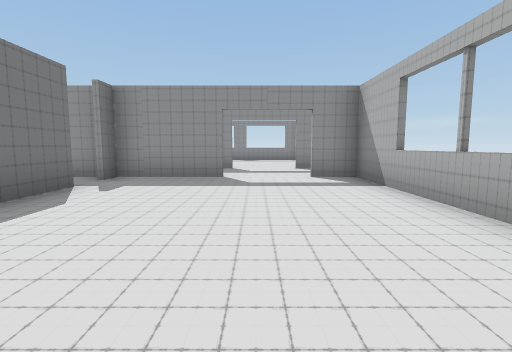
view 1 (above)

20 first-person views from a walk through a scene from a Unity 3-D project. The camera is 1.4 m above the floor, tilts 6° down and sees 85° across. Doors are open. The floor is counted in squares, 2.06 m on a side. Each view is taken from the middle of a square. On the plan, view 1 faces up. The plan holds only what a view shows up to about 9 squares ahead; the rest is blank. The player character is not drawn.

view 2
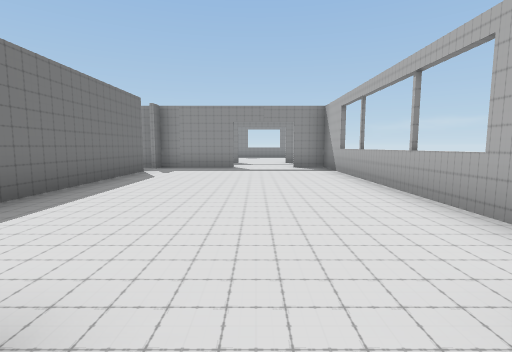

view 3
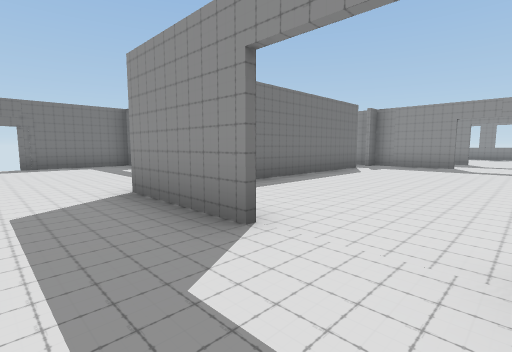

view 4
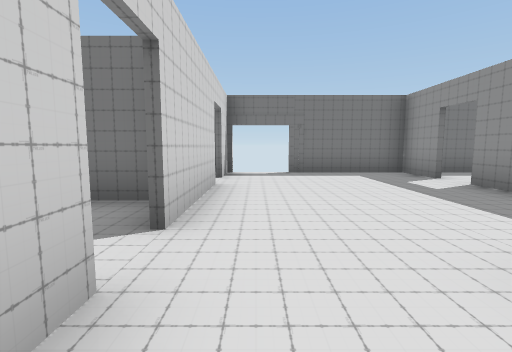

view 5
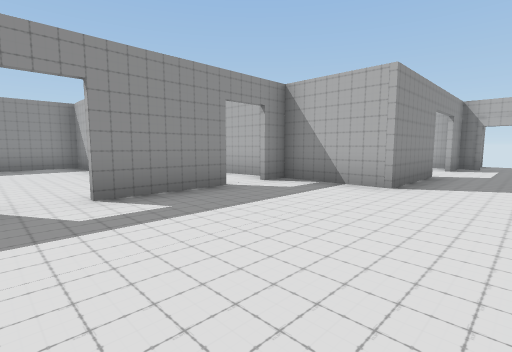

view 6
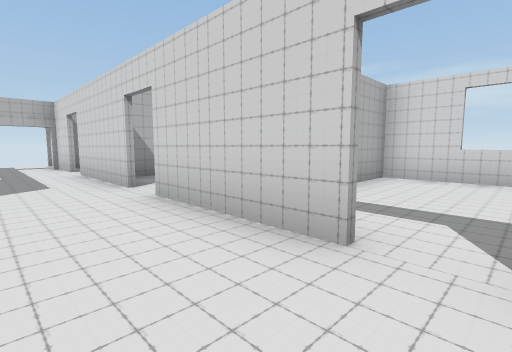

view 7
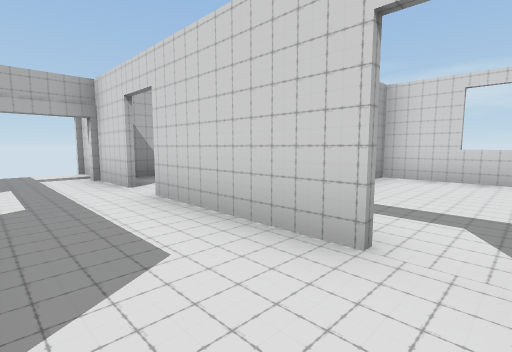

view 8
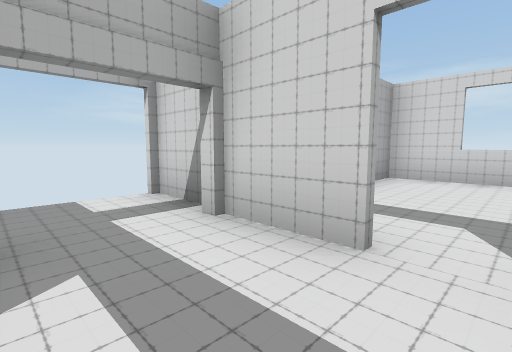

view 9
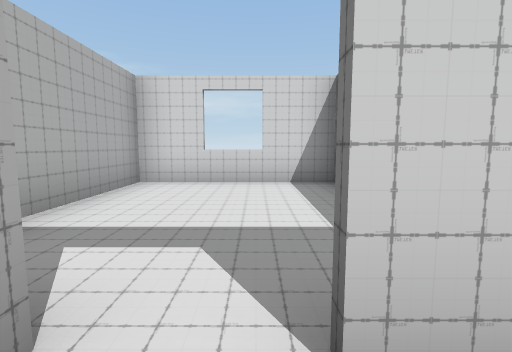

view 10
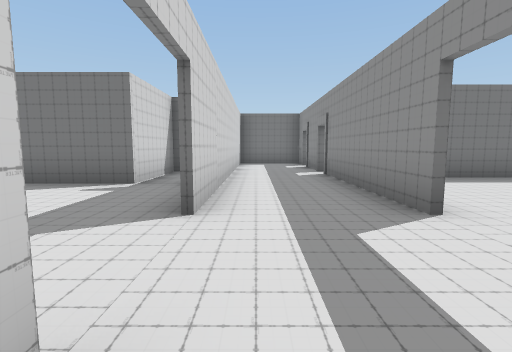

view 11
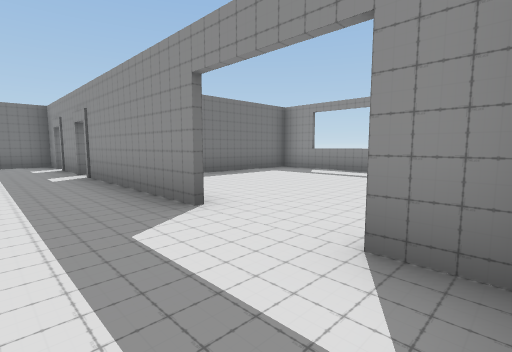

view 12
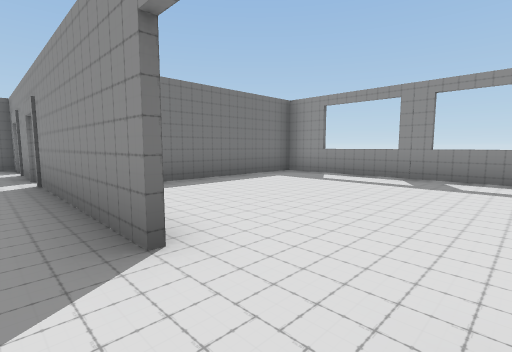

view 13
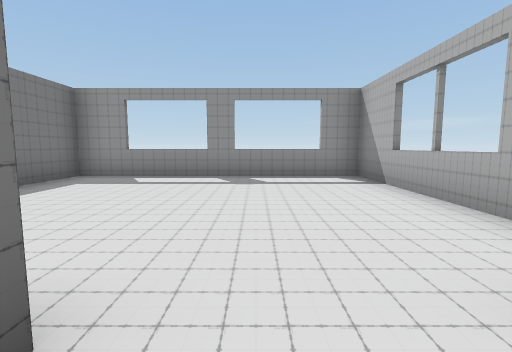

view 14
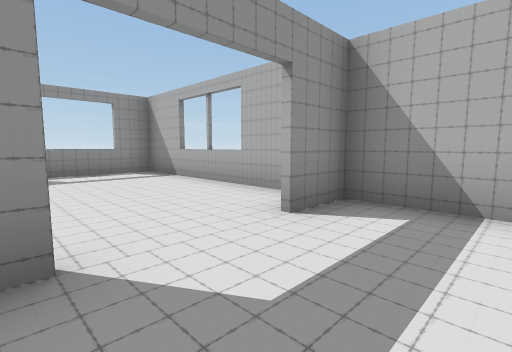

view 15
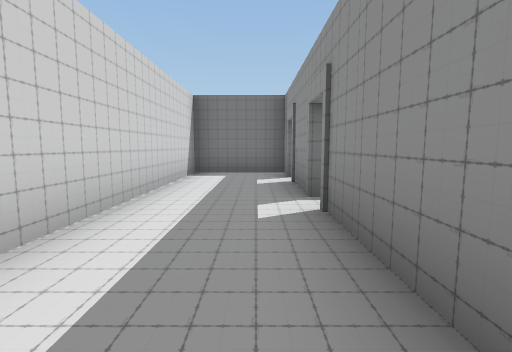

view 16
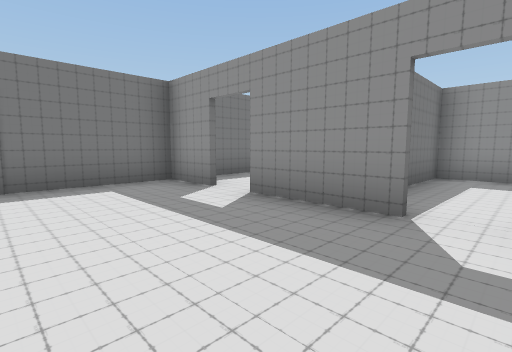

view 17
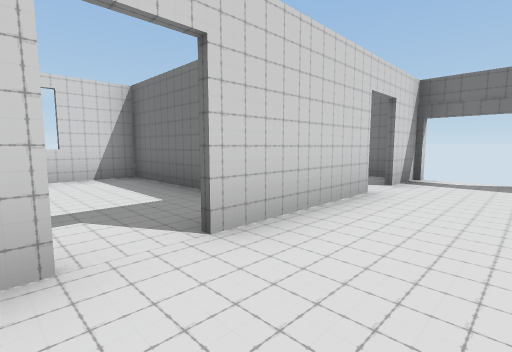

view 18
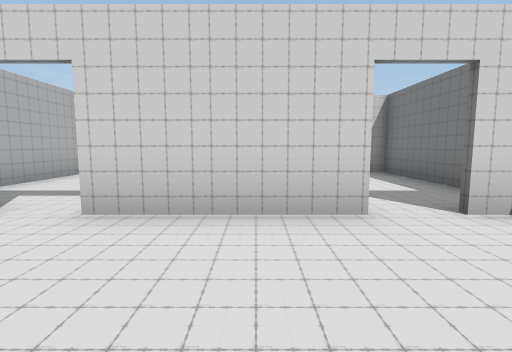

view 19
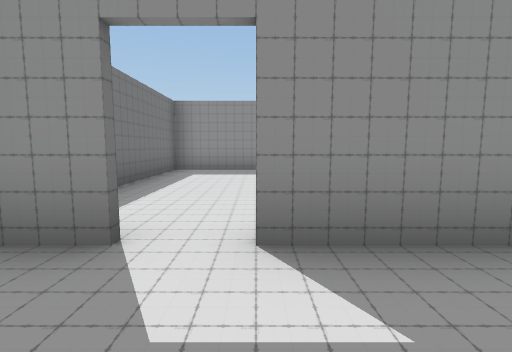

view 20
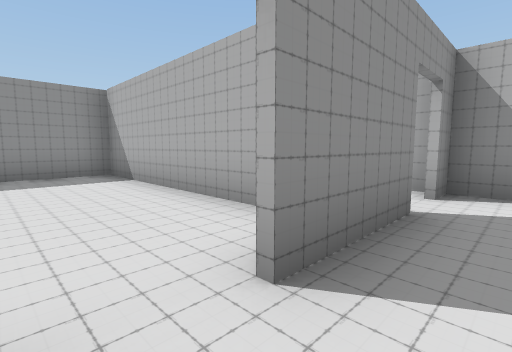

### Floor plan
Ten units are one square. View 1 is at (0, 0); x grows to the right and y downward. Boxes are objects, and circles mark ways between rooms. Rooms are numbered by the first view taken in them; rooms with no view inside come last. Other rooms are left out.
<svg viewBox="-101 -150 146 250">
<path fill="none" stroke="#000" d="M-31 -48 -31 -1M-6 -62 -31 -62M23 21 23 -62 12 -62M-34 48 -2 48M-72 48 -42 48M-48 1 -70 1M-79 1 -94 1M-8 24 -32 24 -32 1 -39 1M-96 48 -81 48M-94 -1 -94 31M6 48 25 48M23 30 23 24 11 24M-56 -88 -75 -88M-6 -88 -50 -88M-82 -88 -94 -88 -94 -64 -8 -64M23 -71 23 -88 13 -88M23 -98 23 -145 -41 -145 -41 -105M-19 94 23 94 23 46M-55 52 -55 94M-59 94 -19 94M-16 95 -16 55M-57 -12 -57 -62 -94 -62 -94 -1M-42 -46 -55 -46 -55 -25M-32 -1 -32 -20M-94 50 -94 94 -59 94M-57 95 -57 80M28 48 40 48"/>
<circle cx="5" cy="20" r="3" fill="#2a7"/>
<circle cx="-30" cy="-55" r="3" fill="#2a7"/>
<circle cx="5" cy="-60" r="3" fill="#2a7"/>
<circle cx="5" cy="50" r="3" fill="#2a7"/>
<circle cx="-40" cy="50" r="3" fill="#2a7"/>
<circle cx="-75" cy="0" r="3" fill="#2a7"/>
<circle cx="-45" cy="0" r="3" fill="#2a7"/>
<circle cx="-75" cy="50" r="3" fill="#2a7"/>
<circle cx="20" cy="35" r="3" fill="#2a7"/>
<circle cx="5" cy="-90" r="3" fill="#2a7"/>
<text x="0" y="-20">1</text>
<text x="-50" y="30">2</text>
<text x="-40" y="-80">3</text>
<text x="-10" y="-120">4</text>
<text x="0" y="70">5</text>
<text x="-40" y="70">6</text>
<text x="-80" y="-30">7</text>
<text x="-50" y="-30">8</text>
<text x="-80" y="70">9</text>
<text x="30" y="30">10</text>
</svg>
Room 1 opens to room 2. Room 1 opens to room 3. Room 2 opens to room 5. Room 2 opens to room 6. Room 2 opens to room 7. Room 2 opens to room 8. Room 2 opens to room 9. Room 2 opens to room 10. Room 3 opens to room 4.

Where each view was taken, in squares from view 1:
view 1: 0 up, 0 right, facing up
view 2: 3 down, 0 right, facing up
view 3: 4 down, 1 right, facing up-left
view 4: 4 down, 2 left, facing left
view 5: 4 down, 8 left, facing up-right
view 6: 3 down, 8 left, facing down-right
view 7: 3 down, 4 left, facing down-right
view 8: 3 down, 0 right, facing down-right
view 9: 4 down, 0 right, facing down
view 10: 7 up, 2 right, facing left
view 11: 7 up, 2 right, facing up-left
view 12: 8 up, 1 right, facing up-left
view 13: 8 up, 0 right, facing up
view 14: 7 up, 1 left, facing up-right
view 15: 8 up, 2 left, facing left
view 16: 3 down, 4 left, facing up-left
view 17: 3 down, 3 left, facing down-left
view 18: 2 down, 6 left, facing down
view 19: 2 down, 7 left, facing up
view 20: 1 down, 8 left, facing up-right
